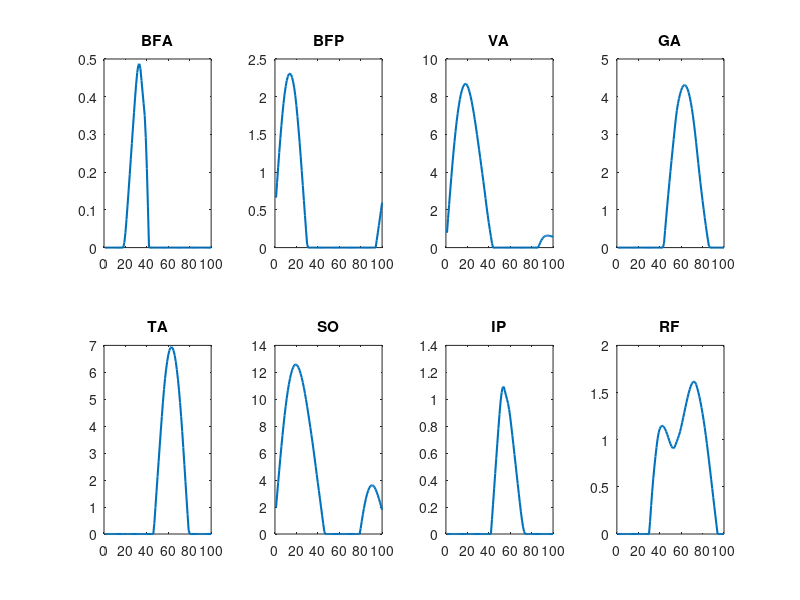

Write MATLAB code to recreate this figure. (Note: this script raises an error after producing the figure.)
clear all
clc

load('Muscle_ten.mat');

%number of blocks to average around
avgblocks = 20;
%converted to coefficients for the filtfilt function
coeffblocks = ones(1,avgblocks)/avgblocks;

%Smooth the dynamic data just like the kinematic data
for j=1:8
    for i=1:50
        TensionALL(:,j) = filtfilt(coeffblocks,1,Muscle_tension(:,j));
    end
end

for i = 1:100
    if TensionALL(i,1) < 0
        TensionALL(i,7) = -TensionALL(i,1);
        TensionALL(i,1) = 0;
    end
    
    if TensionALL(i,2) < 0
        TensionALL(i,8) = -TensionALL(i,2);
        TensionALL(i,2) = 0;
    end
    
    if TensionALL(i,4) < 0
        TensionALL(i,3) = -TensionALL(i,4);
        TensionALL(i,4) = 0;
    end
    
    if TensionALL(i,5) < 0
        TensionALL(i,6) = -TensionALL(i,5);
        TensionALL(i,5) = 0;
    end
end

T = {'BFA','BFP','VA','GA','TA','SO','IP','RF'};

for i = 1:8
    subplot(2,4,i)
    plot(TensionALL(:,i),'Linewidth',1.5)
    title(T{i})
end
set(gcf,'Position',[200 100 1200 500])
suptitle('Tension(Ib feedback) during Walking')